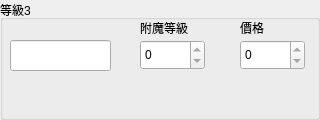
       <widget class="QGroupBox" name="ItemsLV3">
        <property name="sizePolicy">
         <sizepolicy hsizetype="Fixed" vsizetype="Fixed">
          <horstretch>0</horstretch>
          <verstretch>0</verstretch>
         </sizepolicy>
        </property>
        <property name="minimumSize">
         <size>
          <width>320</width>
          <height>120</height>
         </size>
        </property>
        <property name="maximumSize">
         <size>
          <width>320</width>
          <height>120</height>
         </size>
        </property>
        <property name="title">
         <string>等級3</string>
        </property>
        <widget class="QSpinBox" name="enchantmentLevelLV3">
         <property name="geometry">
          <rect>
           <x>140</x>
           <y>40</y>
           <width>65</width>
           <height>30</height>
          </rect>
         </property>
         <property name="minimumSize">
          <size>
           <width>65</width>
           <height>30</height>
          </size>
         </property>
         <property name="maximumSize">
          <size>
           <width>65</width>
           <height>30</height>
          </size>
         </property>
         <property name="cursor">
          <cursorShape>PointingHandCursor</cursorShape>
         </property>
         <property name="wrapping">
          <bool>false</bool>
         </property>
         <property name="buttonSymbols">
          <enum>QAbstractSpinBox::ButtonSymbols::UpDownArrows</enum>
         </property>
         <property name="accelerated">
          <bool>false</bool>
         </property>
         <property name="minimum">
          <number>0</number>
         </property>
         <property name="maximum">
          <number>0</number>
         </property>
         <property name="value">
          <number>0</number>
         </property>
        </widget>
        <widget class="QLabel" name="label_5">
         <property name="geometry">
          <rect>
           <x>140</x>
           <y>20</y>
           <width>53</width>
           <height>15</height>
          </rect>
         </property>
         <property name="text">
          <string>附魔等級</string>
         </property>
        </widget>
        <widget class="QSpinBox" name="enchantedBookPriceLV3">
         <property name="geometry">
          <rect>
           <x>240</x>
           <y>40</y>
           <width>65</width>
           <height>30</height>
          </rect>
         </property>
         <property name="minimumSize">
          <size>
           <width>65</width>
           <height>30</height>
          </size>
         </property>
         <property name="maximumSize">
          <size>
           <width>65</width>
           <height>30</height>
          </size>
         </property>
         <property name="minimum">
          <number>0</number>
         </property>
         <property name="maximum">
          <number>0</number>
         </property>
         <property name="value">
          <number>0</number>
         </property>
        </widget>
        <widget class="QLabel" name="label_6">
         <property name="geometry">
          <rect>
           <x>240</x>
           <y>20</y>
           <width>53</width>
           <height>15</height>
          </rect>
         </property>
         <property name="text">
          <string>價格</string>
         </property>
        </widget>
        <widget class="QLineEdit" name="enchantmentNameLV3">
         <property name="geometry">
          <rect>
           <x>10</x>
           <y>40</y>
           <width>101</width>
           <height>31</height>
          </rect>
         </property>
         <property name="cursor">
          <cursorShape>ArrowCursor</cursorShape>
         </property>
         <property name="readOnly">
          <bool>true</bool>
         </property>
        </widget>
       </widget>
